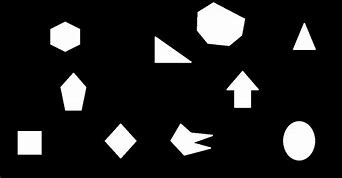
#> input picture contours_program/example_img.jpg, 342 x 178 px
$ jupyter execute --allow-errors contours_practice_2.ipynb
#> lines starting #> are read from the running program, lines starting #| are printed output that depends on the picture; after the words box and inside, x2 and y2 are one past the last pixel; in counts of white or black regions, pixels touching at a corner belong together
[cell 1]
import cv2
import numpy as np
import matplotlib.pyplot as plt
import os

[cell 2]
img=cv2.imread(os.path.join('.','example_img.jpg'))
#> img is the input picture: shape (178, 342, 3); min 0, max 255, mean 30.1

[cell 3]
plt.imshow(img)

[cell 4]
gray=cv2.cvtColor(img,cv2.COLOR_BGR2GRAY)

[cell 5]
plt.imshow(gray,cmap='gray')

[cell 6]
ret,thresh=cv2.threshold(gray,125,255,cv2.THRESH_BINARY)
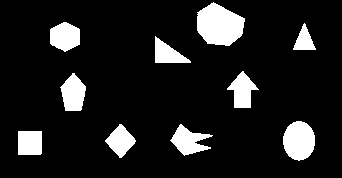
#> thresh: shape (178, 342); 11.9% white; 10 white regions

[cell 7]
plt.imshow(thresh,cmap='gray')

[cell 8]
counters,hierarchy=cv2.findContours(thresh,cv2.RETR_LIST,cv2.CHAIN_APPROX_SIMPLE)
#> counters = 10 contours; largest, box (x1, y1, x2, y2) and area: (197, 2, 245, 46) 1452, (283, 121, 315, 161) 943, (60, 73, 86, 111) 646, (50, 22, 80, 52) 642, (170, 124, 213, 156) 630

[cell 9]
cv2.drawContours(img,counters,-1,(0,255,0),1)
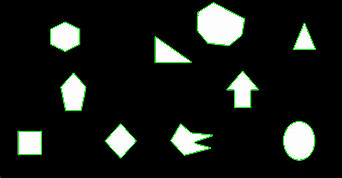
#> img: shape (178, 342, 3); 1.59% of pixels changed, all inside (x1, y1, x2, y2) = (18, 2, 316, 161)

[cell 10]
plt.imshow(img)

[cell 11]
biggest_cont=max(counters,key=cv2.contourArea)
#> biggest_cont = contour of 70 points, box (x1, y1, x2, y2) (197, 2, 245, 46), area 1452

[cell 12]
biggest_cont
#> Out has the same summary as biggest_cont

#> (a cell that did not finish here is left out)

[cell 14]
img2=img.copy()

[cell 15]
plt.imshow(img2)

[cell 16]
cv2.contourArea(biggest_cont)
#> Out = 1451.5
